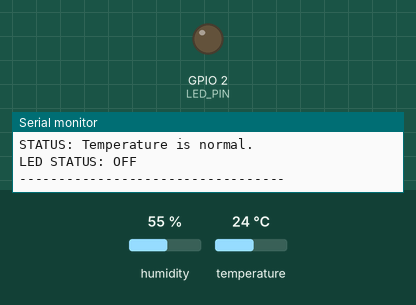
The sketch below on a simulated ESP32. Parts: output pins drawn as LEDs (lit = HIGH), the last lines printed to the serial monitor. The inputs (shaded band) are chosen by the test bench; at power-on: temperature 24 °C, humidity 55 %.

Above: at 2.8 s.
2.9 s: temperature set to 29.7 °C
5.6 s: temperature set to 30.8 °C
At 7.1 s:
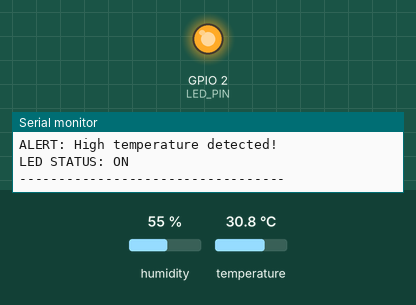
8.3 s: temperature set to 12 °C
At 10.9 s:
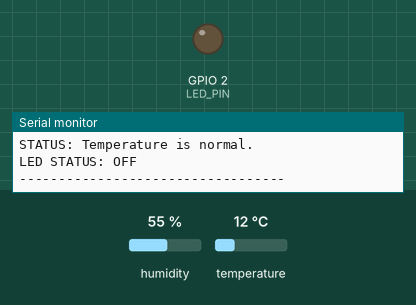
11.5 s: temperature set to 33 °C
At 12.8 s:
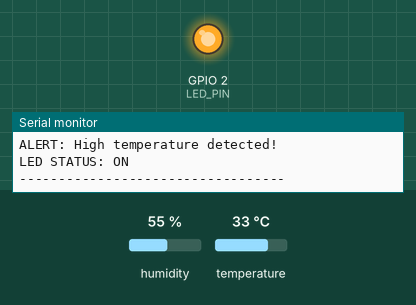
Timing chart, 0 to 14.5 s (numbered marks = the images above; inputs shaded):
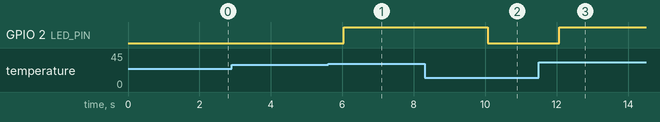

The sketch:

sketch.ino
```cpp
#include <DHT.h>

// Pin configuration
#define DHT_PIN 15
#define DHT_TYPE DHT22
#define LED_PIN 2

// Temperature alert threshold
const float TEMP_LIMIT = 30.0;

// Initialize DHT22 sensor
DHT dht(DHT_PIN, DHT_TYPE);

void setup() {
  Serial.begin(115200);

  pinMode(LED_PIN, OUTPUT);
  digitalWrite(LED_PIN, LOW);

  dht.begin();

  Serial.println("==================================");
  Serial.println(" ESP32 ENVIRONMENTAL MONITORING");
  Serial.println("==================================");
  Serial.println("System initialized successfully!");
  Serial.println();
}

void loop() {
  // Read temperature and humidity
  float temperature = dht.readTemperature();
  float humidity = dht.readHumidity();

  // Handle invalid sensor readings
  if (isnan(temperature) || isnan(humidity)) {
    Serial.println("ERROR: DHT22 sensor reading failed.");
    digitalWrite(LED_PIN, LOW);
    delay(2000);
    return;
  }

  // Display sensor data
  Serial.print("Temperature: ");
  Serial.print(temperature, 1);
  Serial.print(" C | Humidity: ");
  Serial.print(humidity, 1);
  Serial.println(" %");

  // Check temperature threshold
  if (temperature > TEMP_LIMIT) {
    digitalWrite(LED_PIN, HIGH);
    Serial.println("ALERT: High temperature detected!");
    Serial.println("LED STATUS: ON");
  } else {
    digitalWrite(LED_PIN, LOW);
    Serial.println("STATUS: Temperature is normal.");
    Serial.println("LED STATUS: OFF");
  }

  Serial.println("----------------------------------");
  delay(2000);
}
```

Measured:
- the behaviour switches between 30 and 30.1 °C on temperature (found by bisection; images 0 and 1)
- after the input at 5.6 s, GPIO 2 (LED_PIN): LOW → HIGH after 0.44 s
- after the input at 8.3 s, GPIO 2 (LED_PIN): HIGH → LOW after 1.8 s
- after the input at 11.5 s, GPIO 2 (LED_PIN): LOW → HIGH after 0.58 s
